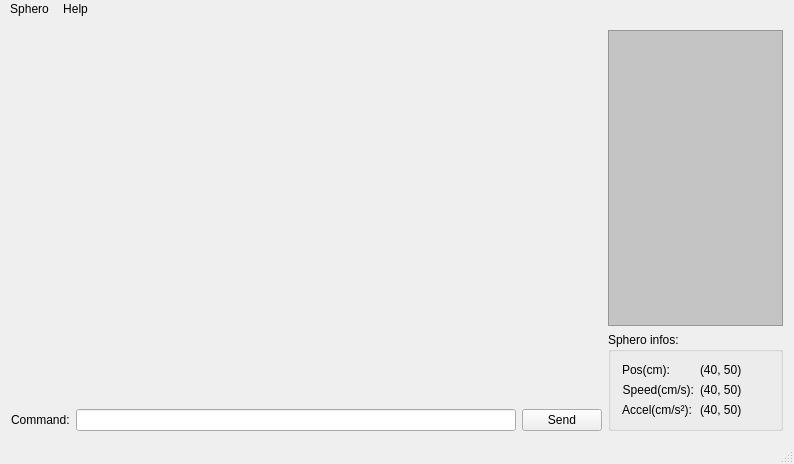
<?xml version="1.0" encoding="UTF-8"?>
<ui version="4.0">
 <class>MainWindow</class>
 <widget class="QMainWindow" name="MainWindow">
  <property name="geometry">
   <rect>
    <x>0</x>
    <y>0</y>
    <width>794</width>
    <height>464</height>
   </rect>
  </property>
  <property name="windowTitle">
   <string>Sphero - play with your balls !</string>
  </property>
  <widget class="QWidget" name="centralWidget">
   <layout class="QGridLayout" name="gridLayout">
    <item row="0" column="0">
     <layout class="QVBoxLayout" name="verticalLayout">
      <item>
       <widget class="QWidget" name="map" native="true">
        <property name="sizePolicy">
         <sizepolicy hsizetype="Expanding" vsizetype="Expanding">
          <horstretch>0</horstretch>
          <verstretch>0</verstretch>
         </sizepolicy>
        </property>
       </widget>
      </item>
      <item>
       <layout class="QHBoxLayout" name="horizontalLayout_3">
        <item>
         <widget class="QLabel" name="label_9">
          <property name="sizePolicy">
           <sizepolicy hsizetype="Minimum" vsizetype="Minimum">
            <horstretch>0</horstretch>
            <verstretch>0</verstretch>
           </sizepolicy>
          </property>
          <property name="text">
           <string>Command:</string>
          </property>
         </widget>
        </item>
        <item>
         <widget class="HistoryLineEdit" name="commandLine_3">
          <property name="sizePolicy">
           <sizepolicy hsizetype="Expanding" vsizetype="Fixed">
            <horstretch>0</horstretch>
            <verstretch>0</verstretch>
           </sizepolicy>
          </property>
         </widget>
        </item>
        <item>
         <widget class="QPushButton" name="sendBtn_3">
          <property name="text">
           <string>Send</string>
          </property>
         </widget>
        </item>
       </layout>
      </item>
     </layout>
    </item>
    <item row="0" column="1">
     <layout class="QVBoxLayout" name="verticalLayout_2">
      <item>
       <widget class="QListWidget" name="spheroLst">
        <property name="sizePolicy">
         <sizepolicy hsizetype="Fixed" vsizetype="Expanding">
          <horstretch>0</horstretch>
          <verstretch>0</verstretch>
         </sizepolicy>
        </property>
        <property name="maximumSize">
         <size>
          <width>175</width>
          <height>16777215</height>
         </size>
        </property>
        <property name="styleSheet">
         <string notr="true">background-color: rgb(196, 196, 196);</string>
        </property>
       </widget>
      </item>
      <item>
       <widget class="QGroupBox" name="groupBox">
        <property name="sizePolicy">
         <sizepolicy hsizetype="Minimum" vsizetype="Minimum">
          <horstretch>0</horstretch>
          <verstretch>0</verstretch>
         </sizepolicy>
        </property>
        <property name="title">
         <string>Sphero infos:</string>
        </property>
        <layout class="QFormLayout" name="formLayout">
         <item row="0" column="0">
          <widget class="QLabel" name="label">
           <property name="sizePolicy">
            <sizepolicy hsizetype="Minimum" vsizetype="Preferred">
             <horstretch>0</horstretch>
             <verstretch>0</verstretch>
            </sizepolicy>
           </property>
           <property name="text">
            <string>Pos(cm):</string>
           </property>
           <property name="alignment">
            <set>Qt::AlignRight|Qt::AlignTrailing|Qt::AlignVCenter</set>
           </property>
          </widget>
         </item>
         <item row="0" column="1">
          <widget class="QLabel" name="posLbl">
           <property name="sizePolicy">
            <sizepolicy hsizetype="Minimum" vsizetype="Preferred">
             <horstretch>0</horstretch>
             <verstretch>0</verstretch>
            </sizepolicy>
           </property>
           <property name="text">
            <string>(40, 50)</string>
           </property>
          </widget>
         </item>
         <item row="1" column="0">
          <widget class="QLabel" name="label_3">
           <property name="sizePolicy">
            <sizepolicy hsizetype="Minimum" vsizetype="Preferred">
             <horstretch>0</horstretch>
             <verstretch>0</verstretch>
            </sizepolicy>
           </property>
           <property name="text">
            <string>Speed(cm/s):</string>
           </property>
           <property name="alignment">
            <set>Qt::AlignRight|Qt::AlignTrailing|Qt::AlignVCenter</set>
           </property>
          </widget>
         </item>
         <item row="1" column="1">
          <widget class="QLabel" name="speedLbl">
           <property name="sizePolicy">
            <sizepolicy hsizetype="Minimum" vsizetype="Preferred">
             <horstretch>0</horstretch>
             <verstretch>0</verstretch>
            </sizepolicy>
           </property>
           <property name="text">
            <string>(40, 50)</string>
           </property>
          </widget>
         </item>
         <item row="2" column="0">
          <widget class="QLabel" name="label_4">
           <property name="sizePolicy">
            <sizepolicy hsizetype="Minimum" vsizetype="Preferred">
             <horstretch>0</horstretch>
             <verstretch>0</verstretch>
            </sizepolicy>
           </property>
           <property name="text">
            <string>Accel(cm/s²):</string>
           </property>
           <property name="alignment">
            <set>Qt::AlignRight|Qt::AlignTrailing|Qt::AlignVCenter</set>
           </property>
          </widget>
         </item>
         <item row="2" column="1">
          <widget class="QLabel" name="accelLbl">
           <property name="sizePolicy">
            <sizepolicy hsizetype="Minimum" vsizetype="Preferred">
             <horstretch>0</horstretch>
             <verstretch>0</verstretch>
            </sizepolicy>
           </property>
           <property name="text">
            <string>(40, 50)</string>
           </property>
          </widget>
         </item>
        </layout>
       </widget>
      </item>
     </layout>
    </item>
   </layout>
  </widget>
  <widget class="QMenuBar" name="menuBar">
   <property name="geometry">
    <rect>
     <x>0</x>
     <y>0</y>
     <width>794</width>
     <height>27</height>
    </rect>
   </property>
   <property name="focusPolicy">
    <enum>Qt::ClickFocus</enum>
   </property>
   <property name="styleSheet">
    <string notr="true">QMenuBar {
background-color: transparent;
}

QMenuBar::item::selected {
	background-color: gray;
	/*background-color: rgb(150, 150, 150);*/
	color: rgb(255, 255, 255);
	border: 1px solid black;
	border-top-left-radius: 2px;
	border-top-right-radius: 2px;
}</string>
   </property>
   <widget class="QMenu" name="menuFile">
    <property name="styleSheet">
     <string notr="true"/>
    </property>
    <property name="title">
     <string>Sphero</string>
    </property>
    <addaction name="actionConnect"/>
    <addaction name="actionConnect_2"/>
    <addaction name="separator"/>
    <addaction name="actionExit"/>
   </widget>
   <widget class="QMenu" name="menuHelp">
    <property name="title">
     <string>Help</string>
    </property>
    <addaction name="actionAbout"/>
    <addaction name="actionManual"/>
   </widget>
   <addaction name="menuFile"/>
   <addaction name="menuHelp"/>
  </widget>
  <widget class="QStatusBar" name="statusBar"/>
  <action name="actionConnect">
   <property name="text">
    <string>Connect last</string>
   </property>
  </action>
  <action name="actionExit">
   <property name="text">
    <string>Exit</string>
   </property>
  </action>
  <action name="actionAbout">
   <property name="text">
    <string>About</string>
   </property>
  </action>
  <action name="actionManual">
   <property name="text">
    <string>Manual</string>
   </property>
  </action>
  <action name="actionConnect_2">
   <property name="text">
    <string>Connect ...</string>
   </property>
  </action>
 </widget>
 <layoutdefault spacing="6" margin="11"/>
 <customwidgets>
  <customwidget>
   <class>HistoryLineEdit</class>
   <extends>QLineEdit</extends>
   <header>HistoryLineEdit.h</header>
  </customwidget>
 </customwidgets>
 <resources/>
 <connections/>
</ui>
